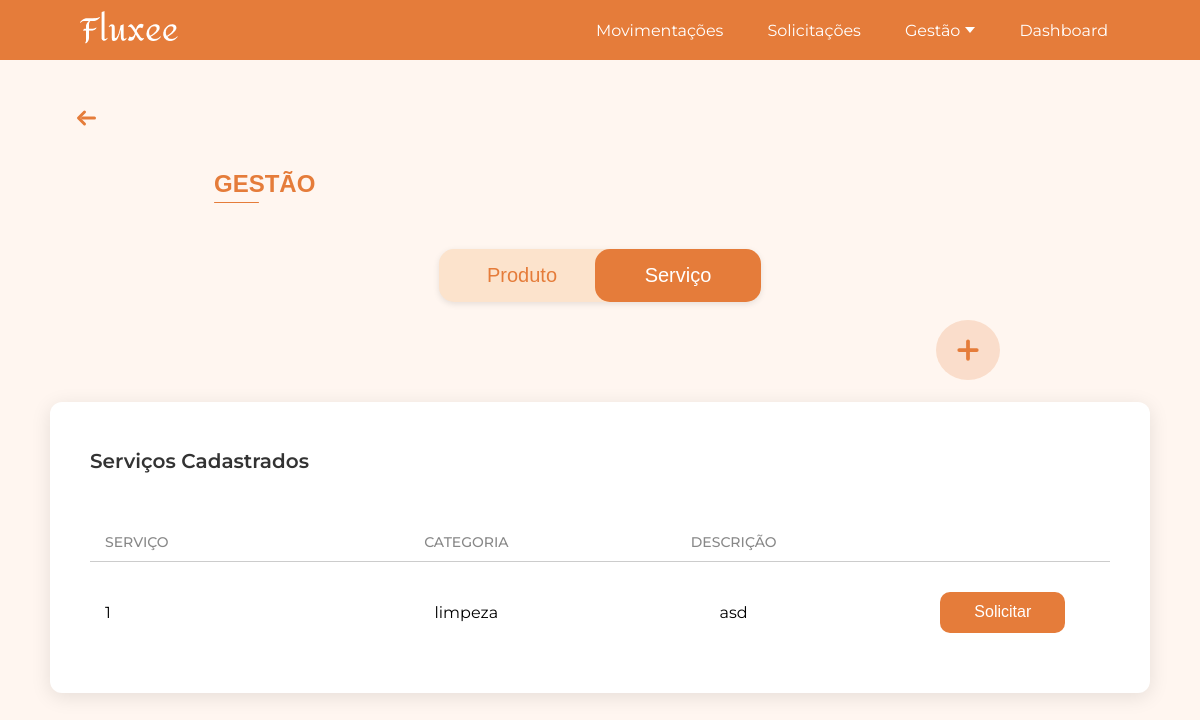
The app's page /gestao_servico/, older data.
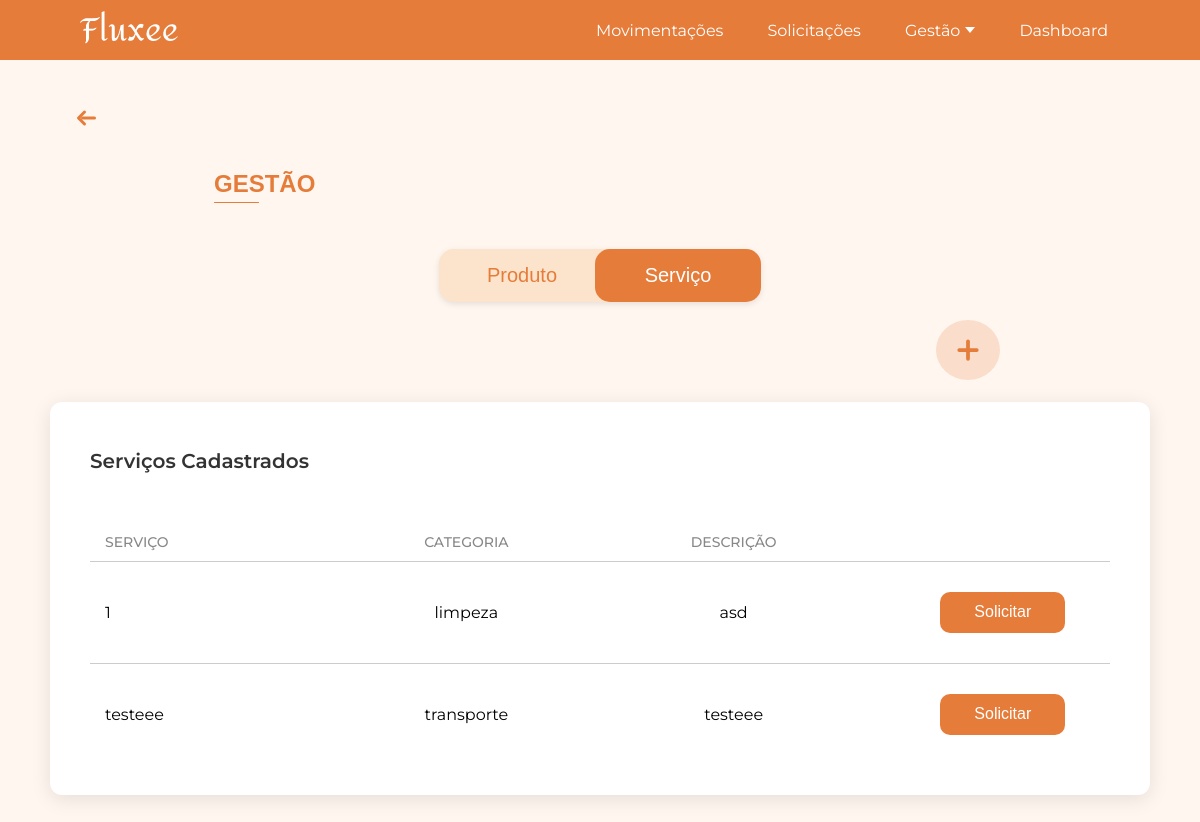
The same page, newer data.
### app/models.py (models this page shows, shortened)
class Service(db.Model):
    __tablename__ = 'services'
    id = db.Column(db.Integer, primary_key=True)
    nome = db.Column(db.String(120), nullable=False)
    categoria = db.Column(db.String(30), nullable=False)  # transporte / limpeza / seguranca
    descricao = db.Column(db.Text, nullable=True)
    transporte = db.relationship("ServiceTransporte", backref="service", uselist=False)
    seguranca = db.relationship("ServiceSeguranca", backref="service", uselist=False)
    limpeza = db.relationship("ServiceLimpeza", backref="service", uselist=False)

### app/view.py (the view, shortened to what this page needs)
@app.route('/gestao_servico/', methods=['GET', 'POST'])
def gestao_servico():
    servicos = Service.query.all()  # pega todos os serviços do banco
    return render_template('gestao_servico.html', servicos=servicos)

### app/templates/gestao_servico.html (shortened to what this page needs)
<!DOCTYPE html>
<html lang="pt-BR">
<head>
    <link rel="stylesheet" href="{{ url_for('static', filename='css/gestao_servicos.css') }}">
</head>
<body>
    {% include 'componentes/alertas/alerta_sucesso.html' %}
    {% include 'componentes/header/header.html' %}
    {% with texto="GESTÃO" %}
        {% include 'componentes/titulos/titulo.html' %}
    {% endwith %}
    {% include 'componentes/botoes/botao_gestao_add_servico.html' %}
    {% include 'componentes/botoes/botaogestao.html' %}
    <div class="gestao-container">
        <div class="gestao-box">
            <h2 class="gestao-box-title">Serviços Cadastrados</h2>
            <div class="gestao-tabela">
                <div class="gestao-cabecalho">
                    <span class="coluna-produto">SERVIÇO</span>
                    <span class="coluna-categoria">CATEGORIA</span>
                    <span class="coluna-descricao">DESCRIÇÃO</span>
                </div>
                {% for s in servicos %}
                    <div class="gestao-linha linha-dinamica">
                        <span class="linha-produto">{{ s.nome }}</span>
                        <span class="linha-categoria">{{ s.categoria }}</span>
                        <span class="linha-descricao">{{ s.descricao }}</span>
                        <span class="linha-acao">
                            <button class="btn-solicitar"
                                    data-categoria="{{ s.categoria }}"
                                    data-nome="{{ s.nome }}"
                                    data-service-id="{{ s.id }}">
                                Solicitar
                            </button>
                        </span>
                    </div>
                {% endfor %}
            </div>
        </div>
    </div>
                    {% include 'componentes/boxs/box_data_saida.html' %}
                    {% include 'componentes/boxs/box_data_retorno.html' %}
                    {% include 'componentes/boxs/box_qt_onibus.html' %}
                    {% include 'componentes/boxs/box_horario_saida.html' %}
                    {% include 'componentes/boxs/box_horario_chegada.html' %}
                    {% set tempos = ['Manhã', 'Tarde', 'Noite', 'Integral'] %}
                    {% include 'componentes/boxs/dropdown_tempo.html' %}
                    {% include 'componentes/boxs/box_ambiente.html' %}
                    {% set frequencias = ['Diária', 'Semanal', 'Quinzenal', 'Mensal'] %}
                    {% include 'componentes/boxs/dropdown_frequencia.html' %}
                    {% include 'componentes/boxs/box_data_inicio.html' %}
                    {% include 'componentes/boxs/box_area_atuacao.html' %}
                    {% set options_turno = [('Manhã','Manhã'),('Tarde','Tarde'),('Noite','Noite'),('24 Horas','24 Horas')] %}
                    {% include 'componentes/boxs/dropdown_turno.html' %}
                {% with texto="Enviar Solicitação" %}
                    {% include 'componentes/botoes/botao_solicitar.html' %}
                {% endwith %}
</body>
</html>

Row changes from the older to the newer data that the page shows:
added Service: nome "testeee", categoria "transporte", descricao "testeee"
